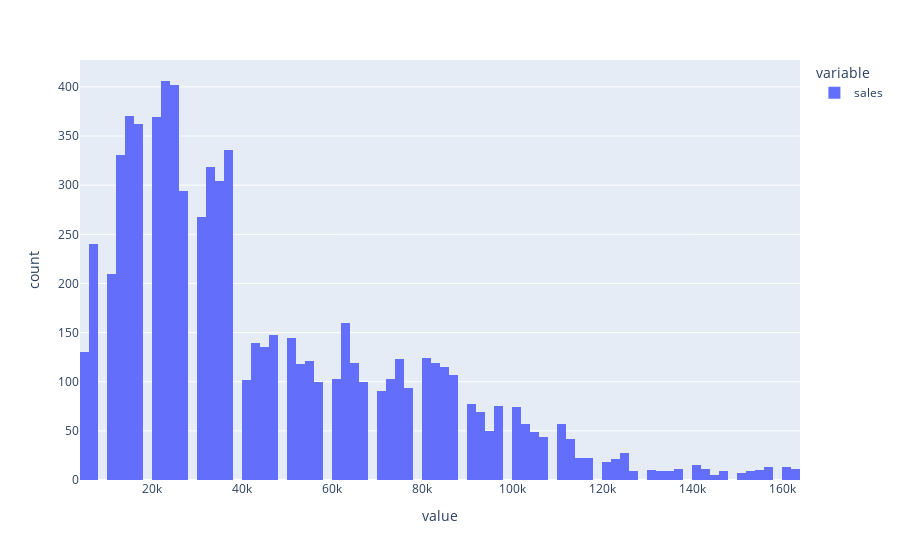

This figure's notebook cell:
### Code cell
# Using Plotly Histogram for more data and interaction

sales_hist = px.histogram(sd['sales'])
sales_hist

### Figure 1 — Plotly figure (JSON) as saved in the notebook; plotly's stock layout.template omitted (floating-point values rounded to 4 significant figures; data arrays with more than 128 entries replaced by an {"elided": "..."} marker saying what was removed)
{"data": [{"alignmentgroup": "True", "bingroup": "x", "hovertemplate": "variable=sales<br>value=%{x}<br>count=%{y}<extra></extra>", "legendgroup": "sales", "marker": {"color": "#636efa", "pattern": {"shape": ""}}, "name": "sales", "offsetgroup": "sales", "orientation": "v", "showlegend": true, "type": "histogram", "x": {"elided": "7560 int values"}, "xaxis": "x", "yaxis": "y"}], "layout": {"autosize": true, "barmode": "relative", "legend": {"title": {"text": "variable"}, "tracegroupgap": 0}, "margin": {"t": 60}, "xaxis": {"anchor": "y", "autorange": true, "domain": [0, 1], "range": [4000.0, 164000.0], "title": {"text": "value"}, "type": "linear"}, "yaxis": {"anchor": "x", "autorange": true, "domain": [0, 1], "range": [0, 427.4], "title": {"text": "count"}}}}
